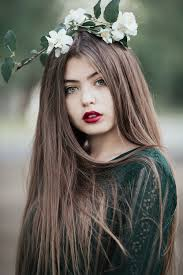
#> input picture images.jpg, 183 x 275 px, found by its file name
$ python threshold_20231228163456.py
#> lines starting #> are read from the running program, lines starting #| are printed output that depends on the picture
import cv2

def filter_image_by_canny(image_path, threshold1, threshold2):
    # Đọc ảnh từ đường dẫn
#> called with image_path = 'images.jpg', threshold1 = 100, threshold2 = 200
    img = cv2.imread(image_path, cv2.IMREAD_GRAYSCALE)
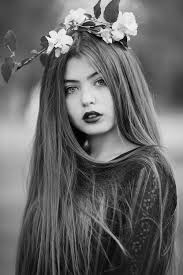
#> img: shape (275, 183); min 0, max 255, mean 102.1

    # Áp dụng phương pháp Canny để lọc ảnh
    edges = cv2.Canny(img, threshold1, threshold2)
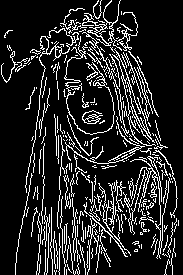
#> edges: shape (275, 183); 15% white in thin lines or dots

    # Hiển thị ảnh gốc và ảnh đã lọc
    cv2.imshow('Original Image', img)
    cv2.imshow('Canny Filtered Image', edges)
    cv2.waitKey(0)
    cv2.destroyAllWindows()
    cv2.imwrite('new_canny_image.jpg', edges)

# Đường dẫn đến ảnh cần lọc
image_path = "images.jpg"

# Ngưỡng dưới và ngưỡng trên cho phương pháp Canny
threshold1 = 100
threshold2 = 200

# Lọc ảnh bằng phương pháp Canny
filter_image_by_canny(image_path, threshold1, threshold2)
